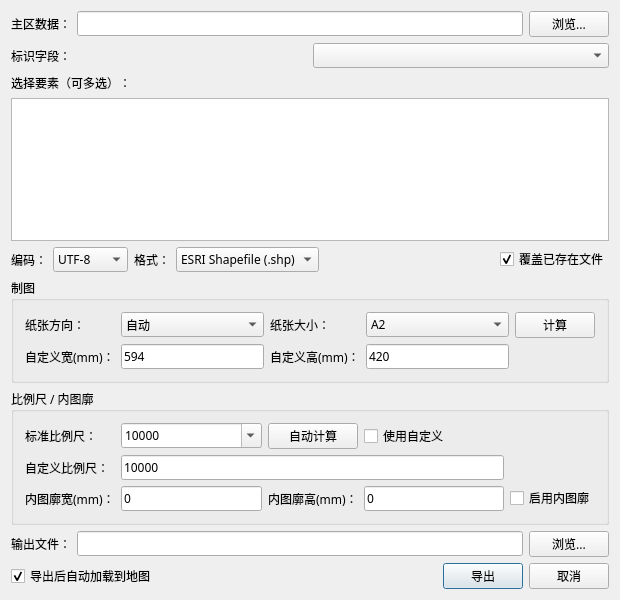
<?xml version="1.0" encoding="UTF-8"?>
<ui version="4.0">
 <class>LocalMainAreaClip</class>
 <widget class="QDialog" name="LocalMainAreaClip">
  <property name="font">
   <font>
    <family>微软雅黑</family>
    <pointsize>9</pointsize>
   </font>
  </property>
  <property name="geometry">
   <rect>
    <x>0</x>
    <y>0</y>
    <width>620</width>
    <height>600</height>
   </rect>
  </property>
  <property name="windowTitle">
   <string>按主区裁切导出</string>
  </property>
  <layout class="QVBoxLayout" name="verticalLayout">
   <item>
    <layout class="QHBoxLayout" name="hLayout_mainArea">
     <item>
      <widget class="QLabel" name="label_mainArea">
       <property name="text">
        <string>主区数据：</string>
       </property>
      </widget>
     </item>
     <item>
      <widget class="QLineEdit" name="lineEdit_mainArea"/>
     </item>
     <item>
      <widget class="QPushButton" name="Button_BrowseMainArea">
       <property name="text">
        <string>浏览...</string>
       </property>
      </widget>
     </item>
    </layout>
   </item>
   <item>
    <layout class="QHBoxLayout" name="hLayout_field">
     <item>
      <widget class="QLabel" name="label_field">
       <property name="text">
        <string>标识字段：</string>
       </property>
      </widget>
     </item>
     <item>
      <widget class="QComboBox" name="comboBox_field"/>
     </item>
    </layout>
   </item>
   <item>
    <widget class="QLabel" name="label_features">
     <property name="text">
      <string>选择要素（可多选）：</string>
     </property>
    </widget>
   </item>
   <item>
    <widget class="QListWidget" name="listWidget_features">
     <property name="selectionMode">
      <enum>QAbstractItemView::ExtendedSelection</enum>
     </property>
    </widget>
   </item>
   <item>
    <layout class="QHBoxLayout" name="hLayout_encFmt">
     <item>
      <widget class="QLabel" name="label_encoding">
       <property name="text">
        <string>编码：</string>
       </property>
      </widget>
     </item>
     <item>
      <widget class="QComboBox" name="comboBox_encoding">
       <item>
        <property name="text">
         <string>UTF-8</string>
        </property>
       </item>
       <item>
        <property name="text">
         <string>GBK</string>
        </property>
       </item>
       <item>
        <property name="text">
         <string>GB2312</string>
        </property>
       </item>
      </widget>
     </item>
     <item>
      <widget class="QLabel" name="label_format">
       <property name="text">
        <string>格式：</string>
       </property>
      </widget>
     </item>
     <item>
      <widget class="QComboBox" name="comboBox_format">
       <item>
        <property name="text">
         <string>ESRI Shapefile (.shp)</string>
        </property>
       </item>
       <item>
        <property name="text">
         <string>GeoPackage (.gpkg)</string>
        </property>
       </item>
       <item>
        <property name="text">
         <string>GDB (.gdb)</string>
        </property>
       </item>
      </widget>
     </item>
     <item>
      <spacer name="horizontalSpacer_encFmt">
       <property name="orientation">
        <enum>Qt::Horizontal</enum>
       </property>
       <property name="sizeHint" stdset="0">
        <size>
         <width>40</width>
         <height>20</height>
        </size>
       </property>
      </spacer>
     </item>
     <item>
      <widget class="QCheckBox" name="checkBox_overwrite">
       <property name="text">
        <string>覆盖已存在文件</string>
       </property>
       <property name="checked">
        <bool>true</bool>
       </property>
      </widget>
     </item>
    </layout>
   </item>
   <item>
    <widget class="QGroupBox" name="groupBox_cartography">
     <property name="title">
      <string>制图</string>
     </property>
     <layout class="QGridLayout" name="gridLayout_cartography">
      <item row="0" column="0">
       <widget class="QLabel" name="label_orient">
        <property name="text">
         <string>纸张方向：</string>
        </property>
       </widget>
      </item>
      <item row="0" column="1">
       <widget class="QComboBox" name="comboBox_orient">
        <item>
         <property name="text">
          <string>自动</string>
         </property>
        </item>
        <item>
         <property name="text">
          <string>纵向</string>
         </property>
        </item>
        <item>
         <property name="text">
          <string>横向</string>
         </property>
        </item>
       </widget>
      </item>
      <item row="0" column="2">
       <widget class="QLabel" name="label_paperSize">
        <property name="text">
         <string>纸张大小：</string>
        </property>
       </widget>
      </item>
      <item row="0" column="3">
       <widget class="QComboBox" name="comboBox_paperSize">
        <property name="minimumSize">
         <size>
          <width>100</width>
          <height>0</height>
         </size>
        </property>
        <property name="sizeAdjustPolicy">
         <enum>QComboBox::AdjustToContents</enum>
        </property>
        <item>
         <property name="text">
          <string>A0</string>
         </property>
        </item>
        <item>
         <property name="text">
          <string>A1</string>
         </property>
        </item>
        <item>
         <property name="text">
          <string>A2</string>
         </property>
        </item>
        <item>
         <property name="text">
          <string>A3</string>
         </property>
        </item>
        <item>
         <property name="text">
          <string>A4</string>
         </property>
        </item>
        <item>
         <property name="text">
          <string>自定义</string>
         </property>
        </item>
        <property name="currentIndex">
         <number>2</number>
        </property>
       </widget>
      </item>
      <item row="0" column="4">
       <widget class="QPushButton" name="Button_ComputePaper">
        <property name="text">
         <string>计算</string>
        </property>
        <property name="toolTip">
         <string>根据主区范围自动确定纸张方向与大小</string>
        </property>
       </widget>
      </item>
      <item row="1" column="0">
       <widget class="QLabel" name="label_customW">
        <property name="text">
         <string>自定义宽(mm)：</string>
        </property>
       </widget>
      </item>
      <item row="1" column="1">
       <widget class="QLineEdit" name="lineEdit_customW">
        <property name="text">
         <string>594</string>
        </property>
       </widget>
      </item>
      <item row="1" column="2">
       <widget class="QLabel" name="label_customH">
        <property name="text">
         <string>自定义高(mm)：</string>
        </property>
       </widget>
      </item>
      <item row="1" column="3">
       <widget class="QLineEdit" name="lineEdit_customH">
        <property name="text">
         <string>420</string>
        </property>
       </widget>
      </item>
     </layout>
    </widget>
   </item>
   <item>
    <widget class="QGroupBox" name="groupBox_scale">
     <property name="title">
      <string>比例尺 / 内图廓</string>
     </property>
     <layout class="QGridLayout" name="gridLayout_scale">
      <item row="0" column="0">
       <widget class="QLabel" name="label_standardScale">
        <property name="text">
         <string>标准比例尺：</string>
        </property>
       </widget>
      </item>
      <item row="0" column="1">
       <widget class="QComboBox" name="comboBox_standardScale">
        <property name="editable">
         <bool>true</bool>
        </property>
        <item><property name="text"><string>500</string></property></item>
        <item><property name="text"><string>1000</string></property></item>
        <item><property name="text"><string>2000</string></property></item>
        <item><property name="text"><string>2500</string></property></item>
        <item><property name="text"><string>5000</string></property></item>
        <item><property name="text"><string>10000</string></property></item>
        <item><property name="text"><string>25000</string></property></item>
        <item><property name="text"><string>50000</string></property></item>
        <item><property name="text"><string>100000</string></property></item>
        <item><property name="text"><string>200000</string></property></item>
        <item><property name="text"><string>500000</string></property></item>
        <item><property name="text"><string>1000000</string></property></item>
        <item><property name="text"><string>2000000</string></property></item>
        <property name="currentIndex"><number>5</number></property>
       </widget>
      </item>
      <item row="0" column="2">
       <widget class="QPushButton" name="Button_ComputeScale">
        <property name="text">
         <string>自动计算</string>
        </property>
       </widget>
      </item>
      <item row="0" column="3">
       <widget class="QCheckBox" name="checkBox_customScale">
        <property name="text">
         <string>使用自定义</string>
        </property>
       </widget>
      </item>
      <item row="1" column="0">
       <widget class="QLabel" name="label_customScale">
        <property name="text">
         <string>自定义比例尺：</string>
        </property>
       </widget>
      </item>
      <item row="1" column="1" colspan="3">
       <widget class="QLineEdit" name="lineEdit_customScale">
        <property name="text"><string>10000</string></property>
        <property name="placeholderText"><string>请输入比例尺分母，如 12000</string></property>
       </widget>
      </item>
      <item row="2" column="0">
       <widget class="QLabel" name="label_innerW">
        <property name="text"><string>内图廓宽(mm)：</string></property>
       </widget>
      </item>
      <item row="2" column="1">
       <widget class="QLineEdit" name="lineEdit_innerW">
        <property name="text"><string>0</string></property>
       </widget>
      </item>
      <item row="2" column="2">
       <widget class="QLabel" name="label_innerH">
        <property name="text"><string>内图廓高(mm)：</string></property>
       </widget>
      </item>
      <item row="2" column="3">
       <widget class="QLineEdit" name="lineEdit_innerH">
        <property name="text"><string>0</string></property>
       </widget>
      </item>
      <item row="2" column="4">
       <widget class="QCheckBox" name="checkBox_enableInner">
        <property name="text"><string>启用内图廓</string></property>
       </widget>
      </item>
     </layout>
    </widget>
   </item>
   <item>
    <layout class="QHBoxLayout" name="hLayout_output">
     <item>
      <widget class="QLabel" name="label_output">
       <property name="text"><string>输出文件：</string></property>
      </widget>
     </item>
     <item>
      <widget class="QLineEdit" name="lineEdit_output"/>
     </item>
     <item>
      <widget class="QPushButton" name="Button_BrowseOutput">
       <property name="text"><string>浏览...</string></property>
      </widget>
     </item>
    </layout>
   </item>
   <item>
    <layout class="QHBoxLayout" name="hLayout_buttons">
     <item>
      <widget class="QCheckBox" name="checkBox_autoLoad">
       <property name="text"><string>导出后自动加载到地图</string></property>
       <property name="checked"><bool>true</bool></property>
      </widget>
     </item>
     <item>
      <spacer name="horizontalSpacer_buttons">
       <property name="orientation"><enum>Qt::Horizontal</enum></property>
       <property name="sizeHint" stdset="0">
        <size><width>40</width><height>20</height></size>
       </property>
      </spacer>
     </item>
     <item>
      <widget class="QPushButton" name="Button_Export">
       <property name="text"><string>导出</string></property>
       <property name="default"><bool>true</bool></property>
      </widget>
     </item>
     <item>
      <widget class="QPushButton" name="Button_Cancel">
       <property name="text"><string>取消</string></property>
      </widget>
     </item>
    </layout>
   </item>
  </layout>
 </widget>
 <layoutdefault spacing="6" margin="11"/>
 <resources>
 </resources>
 <connections>
 </connections>
</ui>
